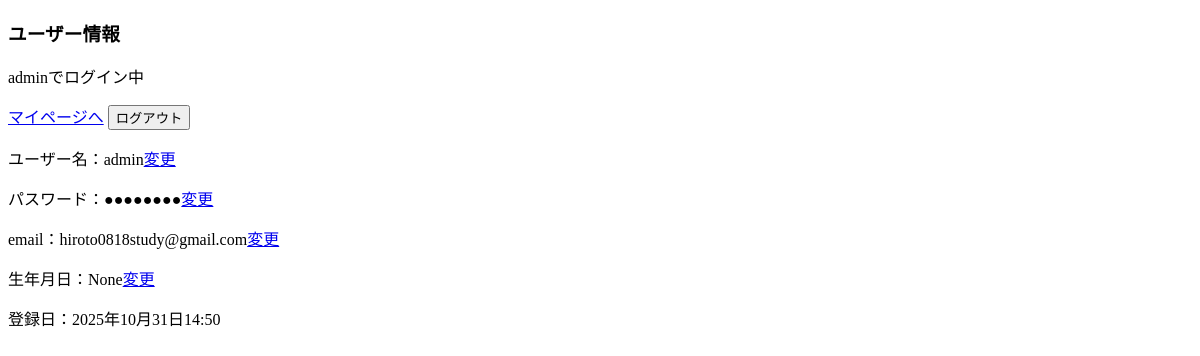
Before: /api/accounts/1 (signed in) with the older database file.
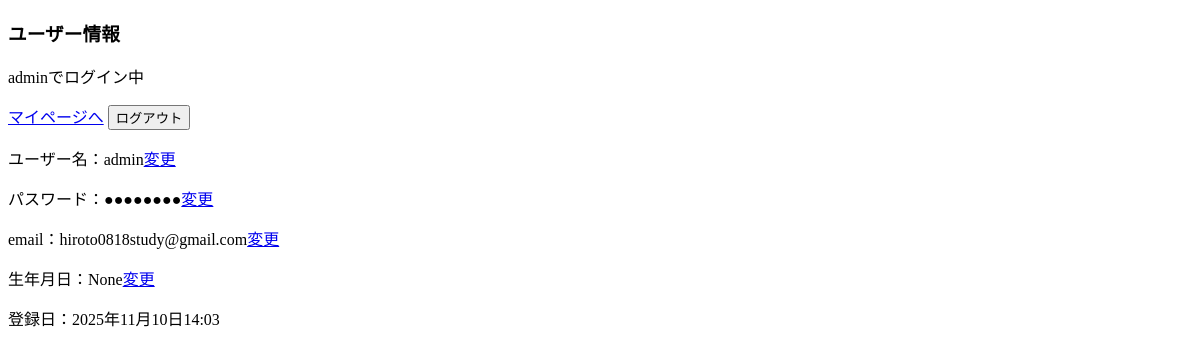
After: the same page with the newer database file.
### accounts/models.py (models this page shows)
class CustomUser(AbstractUser):
    deleted_at = models.DateTimeField(blank = True, null = True, verbose_name = "削除日時")
    nickname = models.CharField(blank = True, null  =True, max_length = 30, verbose_name = "ニックネーム")
    birthday = models.DateField(blank = True, null= True, verbose_name = "誕生日")
    user_icon = models.ImageField(null = True, blank= True, verbose_name = "アイコン")
    email = models.EmailField(unique = True,max_length=254, verbose_name = "メールアドレス")

### accounts/views.py (the view)
class UserInfoView(DetailView):
    model = CustomUser
    template_name = "user_info.html"
    def get_context_data(self, **kwargs):
        context = super().get_context_data(**kwargs)
        return context

### accounts/templates/user_info.html (shortened to what this page needs)
<!DOCTYPE html>
<html lang="ja">
  <head>
  </head>
  <body>
    <main>
      <div>
        <h3>ユーザー情報</h3>
        {% if user.is_authenticated %}
        <p>{{ user.get_username }}でログイン中</p>
        <form method="post" action="{% url 'accounts:logout' %}">
            <a href='./mypage/{{ object.id }}'>マイページへ</a>
            <button type="submit">ログアウト</button>
        </form>
        <form>
          <p>ユーザー名：{{ object.username }}<a href='./passwordcheck'>変更</a></p>
          <p>パスワード：●●●●●●●●<a href='./passwordcheck'>変更</a></p>
          <p>email：{{ object.email }}<a href='./passwordcheck'>変更</a></p>
          <p>生年月日：{{ object.birthday }}<a href='./{{ object.id }}'>変更</a></p>
          <p>登録日：{{ object.date_joined }}</p>
        </form>
        {% else %}
        <p>ログインしていません</p>
        {% endif %}
      </div>
    </main>
  </body>
</html>

Changed rows visible on the page:
changed CustomUser "admin": date_joined "2025年10月31日14:50" → "2025年11月10日14:03"
